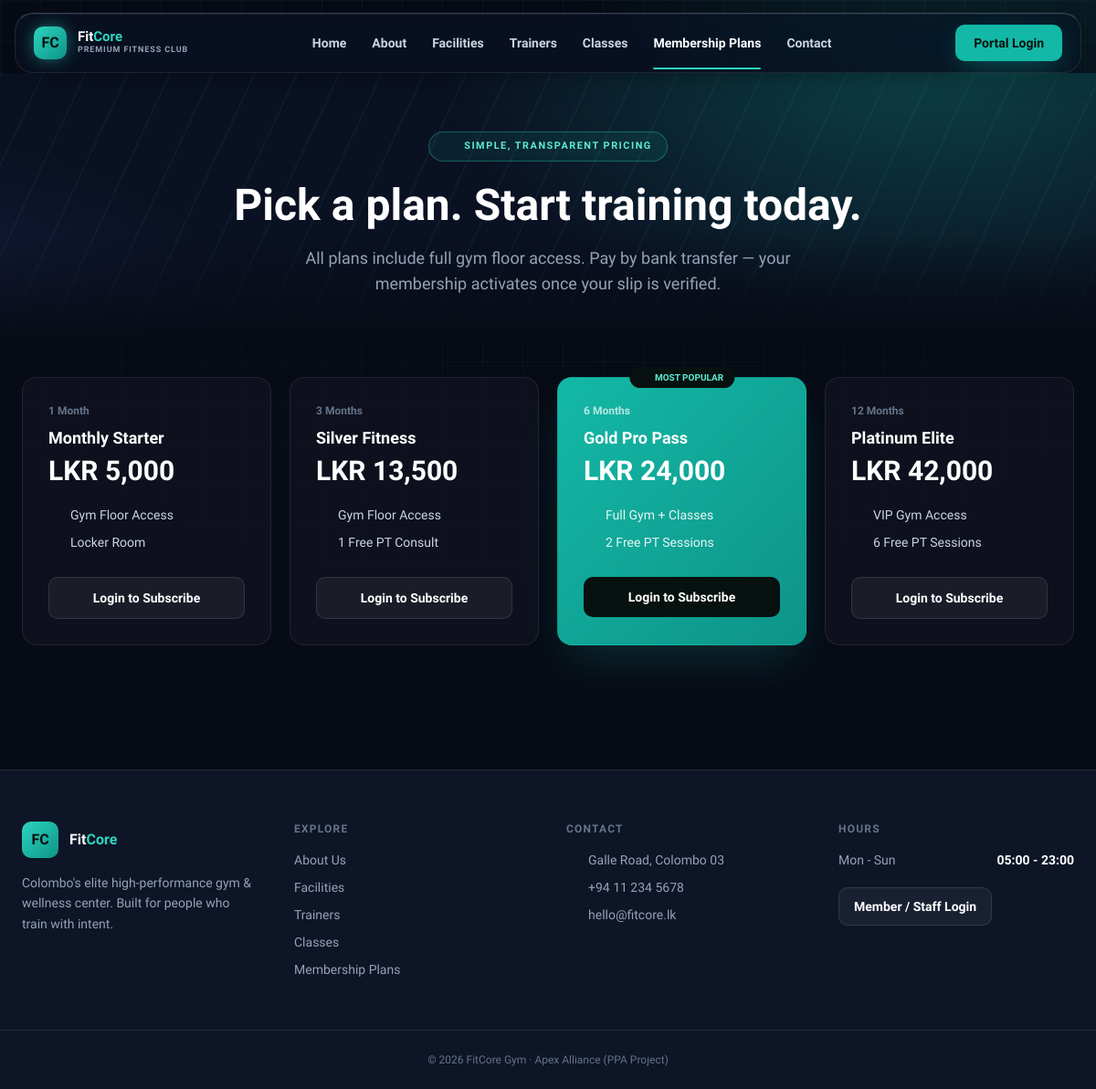
/plans.php, run on the app's committed database.
### tables this page shows
CREATE TABLE membership_plans (
    plan_id         INT AUTO_INCREMENT PRIMARY KEY,
    plan_name       VARCHAR(80) NOT NULL,
    duration_months INT NOT NULL,
    price           DECIMAL(10,2) NOT NULL,
    description     VARCHAR(255),
    is_featured     TINYINT(1) NOT NULL DEFAULT 0,
    status          ENUM('active','deactivated') NOT NULL DEFAULT 'active',
    created_at      TIMESTAMP DEFAULT CURRENT_TIMESTAMP
);

### includes/functions.php (called while the page is built, shortened)
<?php
function e($value) {
    return htmlspecialchars($value ?? '', ENT_QUOTES, 'UTF-8');
}
function base_url($path = '') {
    return '/fitcore/' . ltrim($path, '/');
}

### public/plans.php (the view, shortened to what this page needs)
<?php
$activePublicNav = 'plans';
require_once __DIR__ . '/../includes/public_header.php';
$plans = $pdo->query("SELECT * FROM membership_plans WHERE status='active' ORDER BY duration_months")->fetchAll();
?>
<section class="hero-banner px-6 pt-16 pb-12">
  <div class="hero-watermark w-[420px] h-[420px]"><?= gym_icon('shield', 'w-full h-full') ?></div>
  <div class="max-w-7xl mx-auto text-center">
    <span class="eyebrow"><?= gym_icon('shield', 'w-3.5 h-3.5') ?> Simple, Transparent Pricing</span>
    <h1 class="mt-6 text-4xl md:text-5xl font-black leading-tight">Pick a plan. Start training today.</h1>
    <p class="mt-5 text-slate-400 text-lg max-w-xl mx-auto">All plans include full gym floor access. Pay by bank transfer &mdash; your membership activates once your slip is verified.</p>
  </div>
</section>
<section class="max-w-7xl mx-auto px-6 py-10 pb-24">
  <div class="grid md:grid-cols-4 gap-5">
    <?php foreach ($plans as $p):
      $perks = array_filter(explode('|', $p['description']));
      $featured = (bool) $p['is_featured']; ?>
      <div data-reveal class="relative rounded-2xl p-7 border <?= $featured ? 'bg-gradient-to-br from-teal-500 to-teal-600 border-transparent md:-translate-y-3 shadow-2xl shadow-teal-500/20 transition-shadow duration-300 hover:shadow-teal-500/35' : 'glass glass-hover' ?>">
        <?php if ($featured): ?><span class="absolute -top-3 left-1/2 -translate-x-1/2 text-[10px] font-extrabold px-3 py-1 rounded-full bg-[#07110F] text-teal-300 flex items-center gap-1"><?= gym_icon('star', 'w-3 h-3 fill-current') ?> MOST POPULAR</span><?php endif; ?>
        <p class="text-xs font-bold <?= $featured ? 'text-white/70' : 'text-slate-500' ?> mb-2"><?= (int) $p['duration_months'] ?> Month<?= $p['duration_months']>1?'s':'' ?></p>
        <p class="font-extrabold text-lg mb-1"><?= e($p['plan_name']) ?></p>
        <p class="text-3xl font-black mb-5">LKR <?= number_format($p['price']) ?></p>
        <ul class="text-sm space-y-2.5 mb-7 <?= $featured ? 'text-white/90' : 'text-slate-300' ?>">
          <?php foreach ($perks as $perk): ?>
            <li class="flex items-center gap-2"><?= gym_icon('check', 'w-4 h-4 ' . ($featured ? 'text-white' : 'text-teal-400')) ?> <?= e(trim($perk)) ?></li>
          <?php endforeach; ?>
        </ul>
        <a href="<?= e(base_url('auth/login.php')) ?>" class="btn-shine block text-center text-sm font-extrabold py-3 rounded-[10px] transition <?= $featured ? 'bg-[#07110F] text-white hover:bg-black' : 'bg-white/5 hover:bg-white/10 border border-white/10' ?>">Login to Subscribe</a>
      </div>
    <?php endforeach; ?>
  </div>
</section>
<?php require __DIR__ . '/../includes/public_footer.php'; ?>

### includes/public_header.php (shortened to what this page needs)
<?php
require_once __DIR__ . '/public_icons.php';
$publicNav = [
    'home'       => ['label' => 'Home',             'href' => 'public/index.php'],
    'about'      => ['label' => 'About',             'href' => 'public/about.php'],
    'facilities' => ['label' => 'Facilities',        'href' => 'public/facilities.php'],
    'trainers'   => ['label' => 'Trainers',          'href' => 'public/trainers.php'],
    'classes'    => ['label' => 'Classes',           'href' => 'public/classes.php'],
    'plans'      => ['label' => 'Membership Plans',  'href' => 'public/plans.php'],
    'contact'    => ['label' => 'Contact',           'href' => 'public/contact.php'],
];
?>
<!DOCTYPE html>
<html lang="en">
<head>
<script src="https://cdn.tailwindcss.com"></script>
</head>
<body class="text-white antialiased">
<div class="bg-grid"></div>
<div class="bg-atmosphere"></div>
<div class="nav-shell">
<header id="siteNav" class="glass-nav max-w-7xl mx-auto">
  <div class="flex items-center justify-between px-5 py-3">
    <a href="<?= e(base_url('public/index.php')) ?>" class="flex items-center gap-3">
      <span class="w-9 h-9 rounded-[10px] bg-gradient-to-br from-teal-400 to-teal-600 flex items-center justify-center font-extrabold text-[#07110F] shadow-[0_0_20px_-4px_rgba(45,212,191,.8)]">FC</span>
      <span><span class="block font-extrabold leading-none text-[15px]">Fit<span class="text-teal-400">Core</span></span><span class="block text-[9px] font-bold tracking-widest text-slate-400">PREMIUM FITNESS CLUB</span></span>
    </a>
    <nav class="hidden lg:flex items-center gap-7 text-sm font-semibold text-slate-300">
      <?php foreach ($publicNav as $key => $item): $isActive = ($activePublicNav ?? '') === $key; ?>
        <a href="<?= e(base_url($item['href'])) ?>" class="relative py-1 hover:text-white transition <?= $isActive ? 'text-white' : '' ?>">
          <?= e($item['label']) ?>
          <?php if ($isActive): ?><span class="absolute -bottom-[15px] left-0 right-0 h-[2px] bg-teal-400 rounded-full"></span><?php endif; ?>
        </a>
      <?php endforeach; ?>
    </nav>
    <div class="flex items-center gap-3">
      <a href="<?= e(base_url('auth/login.php')) ?>" class="btn-shine hidden sm:inline-block bg-teal-500 hover:bg-teal-400 text-[#07110F] text-sm font-extrabold px-5 py-2.5 rounded-[10px] whitespace-nowrap btn-glow transition">Portal Login</a>
    </div>
  </div>
</header>
</div>
<main>

### includes/public_icons.php
<?php
function gym_icon(string $name, string $class = 'w-6 h-6'): string {
    $paths = [
        'dumbbell'   => '<rect x="1" y="10" width="3" height="4" rx="1"/><rect x="4.5" y="8" width="2" height="8" rx="1"/><line x1="7" y1="12" x2="17" y2="12"/><rect x="17.5" y="8" width="2" height="8" rx="1"/><rect x="20" y="10" width="3" height="4" rx="1"/>',
        'flame'      => '<path d="M12 2c1 3-2 4-2 7a3 3 0 0 0 6 0c1.5 1.5 2 3.5 2 5a6 6 0 1 1-12 0c0-4 3-5 3-8 0-1.5-.5-3-1-4 1.5.5 3 1.5 4 6Z"/>',
        'heartbeat'  => '<path d="M3 12h4l2-7 4 14 2-7h6"/>',
        'shield'     => '<path d="M12 2 4 5v6c0 5 3.4 8.7 8 11 4.6-2.3 8-6 8-11V5z"/><path d="m9 12 2 2 4-4"/>',
        'clock'      => '<circle cx="12" cy="12" r="9"/><path d="M12 7v5l3 3"/>',
        'users'      => '<circle cx="9" cy="8" r="3.5"/><path d="M2.5 20a6.5 6.5 0 0 1 13 0"/><circle cx="17.5" cy="9.5" r="2.8"/><path d="M15.2 13a5 5 0 0 1 6.3 4.8"/>',
        'trophy'     => '<path d="M8 4h8v5a4 4 0 0 1-8 0Z"/><path d="M8 5H4v1a4 4 0 0 0 4 4"/><path d="M16 5h4v1a4 4 0 0 1-4 4"/><path d="M12 13v4"/><path d="M9 21h6"/><path d="M9 21c0-2 1.3-3 3-3s3 1 3 3"/>',
        'arrow'      => '<path d="M5 12h14"/><path d="m13 6 6 6-6 6"/>',
        'star'       => '<path d="m12 2 2.9 6.3 6.9.7-5.2 4.7 1.5 6.8L12 17l-6.1 3.5 1.5-6.8L2.2 9l6.9-.7Z"/>',
        'quote'      => '<path d="M9.5 6.5c-2.8 1-4.5 3.3-4.5 6.3a3 3 0 1 0 3-3c.3-1.3 1.2-2.5 2.5-3.3Z"/><path d="M19 6.5c-2.8 1-4.5 3.3-4.5 6.3a3 3 0 1 0 3-3c.3-1.3 1.2-2.5 2.5-3.3Z"/>',
        'pin'        => '<path d="M12 22s7-6.3 7-12a7 7 0 1 0-14 0c0 5.7 7 12 7 12Z"/><circle cx="12" cy="10" r="2.5"/>',
        'phone'      => '<path d="M4 4h4l2 5-2.5 1.5a11 11 0 0 0 5 5L14 13l5 2v4a2 2 0 0 1-2.2 2A17 17 0 0 1 2 5.2 2 2 0 0 1 4 4Z"/>',
        'mail'       => '<rect x="2.5" y="4.5" width="19" height="15" rx="2"/><path d="m3 6 9 7 9-7"/>',
        'check'      => '<path d="m4 12 5 5L20 6"/>',
        'bolt'       => '<path d="M13 2 4 14h6l-1 8 9-12h-6z"/>',
        'calendar'   => '<rect x="3" y="4.5" width="18" height="16" rx="2"/><path d="M8 2.5v4M16 2.5v4M3 9.5h18"/>',
        'target'     => '<circle cx="12" cy="12" r="8.5"/><circle cx="12" cy="12" r="5"/><circle cx="12" cy="12" r="1.5"/>',
    ];
    $body = $paths[$name] ?? $paths['bolt'];
    return '<svg viewBox="0 0 24 24" fill="none" stroke="currentColor" stroke-width="1.8" stroke-linecap="round" stroke-linejoin="round" class="' . e($class) . '">' . $body . '</svg>';
}

### includes/public_footer.php (shortened to what this page needs)
</main>
<footer class="chrome border-t border-white/10 mt-10">
  <div class="max-w-7xl mx-auto px-6 py-14 grid md:grid-cols-4 gap-10">
    <div>
      <div class="flex items-center gap-3 mb-4">
        <span class="w-10 h-10 rounded-[10px] bg-gradient-to-br from-teal-400 to-teal-600 flex items-center justify-center font-extrabold text-[#07110F]">FC</span>
        <span class="font-extrabold">Fit<span class="text-teal-400">Core</span></span>
      </div>
      <p class="text-slate-400 text-sm leading-relaxed">Colombo's elite high-performance gym &amp; wellness center. Built for people who train with intent.</p>
    </div>
    <div>
      <p class="text-xs font-bold tracking-widest text-slate-500 uppercase mb-4">Explore</p>
      <ul class="space-y-2.5 text-sm text-slate-400">
        <li><a href="<?= e(base_url('public/about.php')) ?>" class="hover:text-teal-400">About Us</a></li>
        <li><a href="<?= e(base_url('public/facilities.php')) ?>" class="hover:text-teal-400">Facilities</a></li>
        <li><a href="<?= e(base_url('public/trainers.php')) ?>" class="hover:text-teal-400">Trainers</a></li>
        <li><a href="<?= e(base_url('public/classes.php')) ?>" class="hover:text-teal-400">Classes</a></li>
        <li><a href="<?= e(base_url('public/plans.php')) ?>" class="hover:text-teal-400">Membership Plans</a></li>
      </ul>
    </div>
    <div>
      <p class="text-xs font-bold tracking-widest text-slate-500 uppercase mb-4">Contact</p>
      <ul class="space-y-2.5 text-sm text-slate-400">
        <li class="flex items-center gap-2"><?= gym_icon('pin', 'w-4 h-4 text-teal-400 shrink-0') ?> Galle Road, Colombo 03</li>
        <li class="flex items-center gap-2"><?= gym_icon('phone', 'w-4 h-4 text-teal-400 shrink-0') ?> +94 11 234 5678</li>
        <li class="flex items-center gap-2"><?= gym_icon('mail', 'w-4 h-4 text-teal-400 shrink-0') ?> hello@fitcore.lk</li>
      </ul>
    </div>
    <div>
      <p class="text-xs font-bold tracking-widest text-slate-500 uppercase mb-4">Hours</p>
      <ul class="space-y-2.5 text-sm text-slate-400">
        <li class="flex justify-between gap-4"><span>Mon - Sun</span><span class="text-white font-semibold">05:00 - 23:00</span></li>
      </ul>
      <a href="<?= e(base_url('auth/login.php')) ?>" class="inline-block mt-5 bg-white/5 hover:bg-white/10 border border-white/10 text-sm font-bold px-4 py-2.5 rounded-[10px] transition">Member / Staff Login</a>
    </div>
  </div>
  <div class="border-t border-white/10 py-6 px-6 text-center text-slate-500 text-xs">
    © 2026 FitCore Gym &middot; Apex Alliance (PPA Project)
  </div>
</footer>
</body>
</html>

### includes/public_header.php (style rules this page uses)
body { font-family: 'Plus Jakarta Sans', Inter, sans-serif; background:#070B15; }
.bg-atmosphere { position:fixed;inset:0;z-index:0;pointer-events:none; background: radial-gradient(700px 500px at 88% -8%, rgba(20,184,166,.16), transparent 65%), radial-gradient(600px 460px at -8% 105%, rgba(99,102,241,.12), transparent 65%); }
.bg-grid { position:fixed;inset:0;z-index:0;background-image:linear-gradient(rgba(255,255,255,.035) 1px,transparent 1px),linear-gradient(90deg,rgba(255,255,255,.035) 1px,transparent 1px);background-size:44px 44px;-webkit-mask-image:radial-gradient(ellipse 80% 60% at 50% 0%,#000 40%,transparent 100%);mask-image:radial-gradient(ellipse 80% 60% at 50% 0%,#000 40%,transparent 100%);pointer-events:none }
main, header, footer { position:relative; z-index:1; }
.eyebrow { display:inline-flex;align-items:center;gap:.5rem;font-size:.68rem;font-weight:800;letter-spacing:.14em;text-transform:uppercase;color:#5EEAD4;background:rgba(20,184,166,.1);border:1px solid rgba(45,212,191,.35);padding:.45rem 1rem;border-radius:9999px }
.glass { background:rgba(20,25,38,.55);border:1px solid rgba(255,255,255,.08) }
.glass-hover { transition:transform .25s ease,border-color .25s ease,background .25s ease }
.btn-glow { box-shadow:0 8px 30px -8px rgba(13,148,136,.65) }
.chrome { background:#0D1526 }
.hero-banner { position:relative;overflow:hidden;background:#0A1122 }
.hero-banner::before { content:'';position:absolute;inset:0;z-index:0;pointer-events:none; background: repeating-linear-gradient(115deg, rgba(45,212,191,.055) 0px, rgba(45,212,191,.055) 2px, transparent 2px, transparent 42px), radial-gradient(900px 520px at 85% -10%, rgba(20,184,166,.30), transparent 60%), radial-gradient(700px 420px at -10% 110%, rgba(99,102,241,.16), transparent 60%); }
.hero-banner::after { content:'';position:absolute;left:0;right:0;bottom:0;height:120px;z-index:0;pointer-events:none; background:linear-gradient(to bottom, transparent, #070B15); }
.hero-banner > * { position:relative;z-index:1 }
.hero-watermark { position:absolute;top:50%;right:-60px;transform:translateY(-50%) rotate(-18deg);opacity:.05;z-index:0;pointer-events:none }
.glass-nav { background:rgba(13,21,38,.5); backdrop-filter:blur(20px) saturate(160%); -webkit-backdrop-filter:blur(20px) saturate(160%); border:1px solid rgba(255,255,255,.09); border-top-color:rgba(255,255,255,.22); border-radius:20px; box-shadow:0 8px 32px -12px rgba(0,0,0,.55), inset 0 1px 0 rgba(255,255,255,.06); transition:background .35s ease, box-shadow .35s ease, border-color .35s ease, padding .35s ease; }
.nav-shell { position:sticky; top:0; z-index:30; padding:14px 16px 0 }
[data-reveal] { opacity:0; transform:translateY(22px); transition:opacity .7s cubic-bezier(.16,1,.3,1), transform .7s cubic-bezier(.16,1,.3,1) }
[data-reveal].is-visible { opacity:1; transform:translateY(0) }
.glass { position:relative; overflow:hidden }
.glass::before { content:''; position:absolute; inset:0; z-index:0; pointer-events:none; background:linear-gradient(115deg, transparent 30%, rgba(255,255,255,.06) 45%, transparent 60%); transform:translateX(-120%); transition:transform .7s ease; }
.glass > * { position:relative; z-index:1 }
.btn-shine { position:relative; overflow:hidden }
.btn-shine::after { content:''; position:absolute; top:0; bottom:0; left:-60%; width:40%; background:linear-gradient(115deg, transparent, rgba(255,255,255,.35), transparent); transform:skewX(-15deg); transition:left .55s ease; }
@media (prefers-reduced-motion: no-preference) { .bg-atmosphere { animation:driftGlow 26s ease-in-out infinite alternate } }

### data on the page
membership_plans: duration_months "1", plan_name "Monthly Starter", price "5,000", description "Gym Floor Access", description "Locker Room"
membership_plans: duration_months "3", plan_name "Silver Fitness", price "13,500", description "Gym Floor Access", description "1 Free PT Consult"
membership_plans: duration_months "6", plan_name "Gold Pro Pass", price "24,000", description "Full Gym + Classes", description "2 Free PT Sessions"
membership_plans: duration_months "12", plan_name "Platinum Elite", price "42,000", description "VIP Gym Access", description "6 Free PT Sessions"

### other printed values
$item['label'] "Home"
$item['label'] "About"
$item['label'] "Facilities"
$item['label'] "Trainers"
$item['label'] "Classes"
$item['label'] "Membership Plans"
$item['label'] "Contact"
